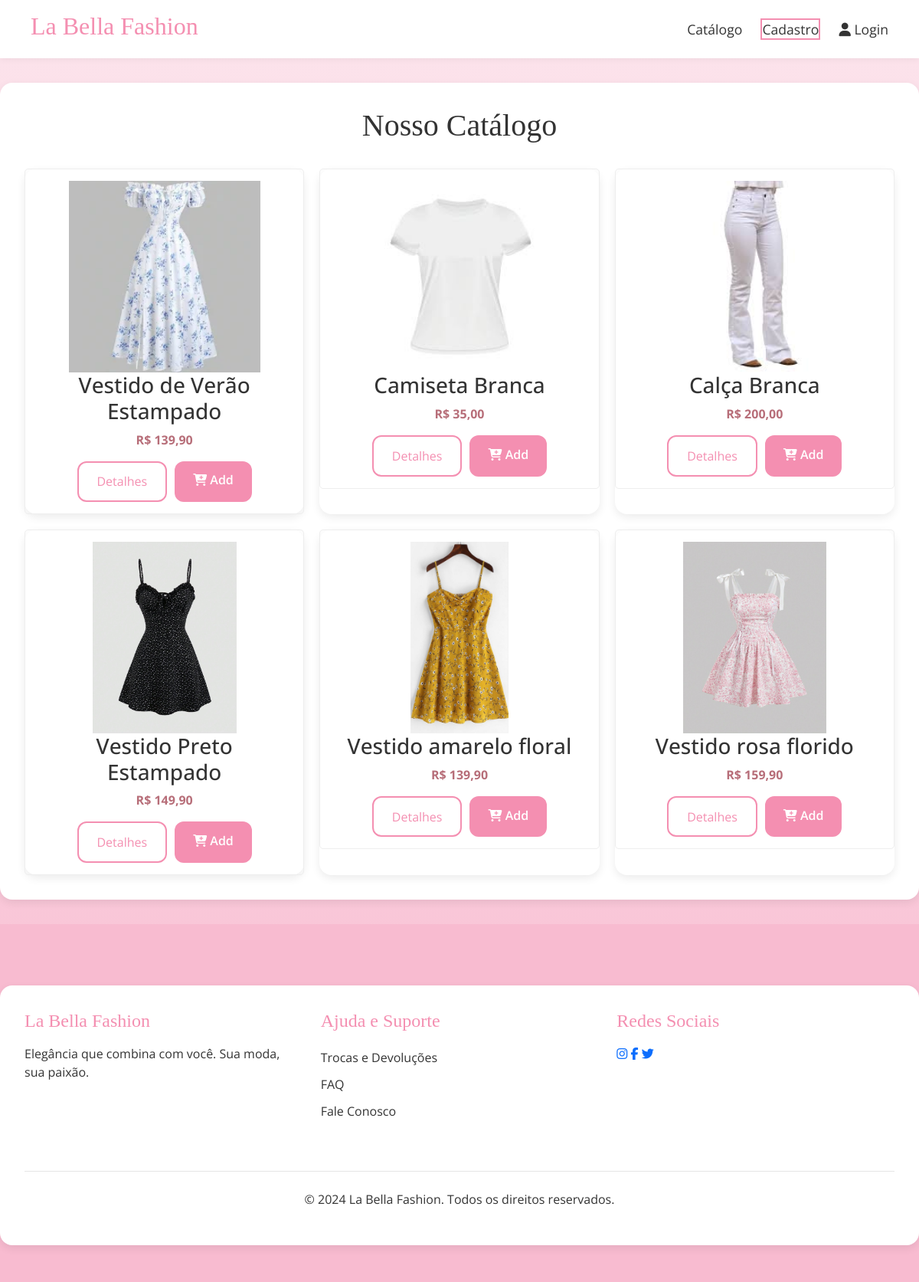
/produtos/, run on the app's committed database.
### produtos/models.py (models this page shows, shortened)
class Produto(models.Model):
    nome = models.CharField(max_length=100)
    descricao = models.TextField()
    preco = models.DecimalField(max_digits=8, decimal_places=2)
    imagem = models.ImageField(upload_to='produtos/')
    categoria = models.CharField(max_length=50)

### produtos/views.py (the view)
# urls.py: path('', views.catalogo, name='catalogo'),
def catalogo(request):
    produtos = Produto.objects.all()
    return render(request, 'catalogo.html', {'produtos': produtos})

### produtos/templates/catalogo.html
{% extends 'base.html' %}
{% load static %}
{% block content %}
<div class="container">
    <h2>Nosso Catálogo</h2>
    <div class="catalog-container">
        {% for produto in produtos %}
        <div class="product-card">
            <div class="product-item">
                <a href="{% url 'detalhes_produto' produto.id %}">
                    {% if produto.imagem %}
                        <img src="{{ produto.imagem.url }}" alt="{{ produto.nome }}" class="img-fluid product-image">
                    {% endif %}
                </a>
                <h3>{{ produto.nome }}</h3>
                <p class="product-price">R$ {{ produto.preco|floatformat:2 }}</p>
                <div class="product-actions">
                    <a href="{% url 'detalhes_produto' produto.id %}" class="btn btn-secondary btn-sm">Detalhes</a>
                    {% if user.is_authenticated %}
                        <form hx-post="{% url 'pedido:adicionar_ao_carrinho' produto.id %}" hx-trigger="submit" class="d-inline">
                            {% csrf_token %}
                            <button type="submit" class="btn btn-primary btn-sm">
                                <i class="fas fa-cart-plus"></i> Add
                            </button>
                        </form>
                    {% else %}
                        <a href="{% url 'usuario:cadastrar' %}?next={{ request.path }}" class="btn btn-primary btn-sm">
                            <i class="fas fa-cart-plus"></i> Add
                        </a>
                    {% endif %}
                </div>
            </div>
        </div>
        {% endfor %}
    </div>
</div>
{% endblock %}

### djangoapp/templates/base.html (shortened to what this page needs)
{% load static %}
<!DOCTYPE html>
<html lang="pt-br">
<head>
    <link href="https://cdn.jsdelivr.net/npm/bootstrap@5.3.3/dist/css/bootstrap.min.css" rel="stylesheet">
    <link rel="stylesheet" href="https://cdnjs.cloudflare.com/ajax/libs/font-awesome/6.5.2/css/all.min.css" />
    <link rel="stylesheet" href="{% static 'style.css' %}">
</head>
<body>
    <header class="header">
        <h1><a href="{% url 'home' %}" style="text-decoration: none; color: inherit;">La Bella Fashion</a></h1>
        <nav>
            <div class="nav-links">
                <a href="{% url 'catalogo' %}">Catálogo</a>
                {% if user.is_authenticated %}
                    <a href="{% url 'pedido:ver_carrinho' %}" class="cart-icon-link">
                        <i class="fas fa-shopping-cart"></i>
                        <span id="cart-count" class="badge bg-danger rounded-pill">{{ carrinho_count|default:0 }}</span>
                    </a>
                    <a href="{% url 'usuario:meus_dados' %}" class="user-name">Olá, {{ user.first_name|default:user.username }}</a>
                    <a href="{% url 'pedido:lista_pedidos' %}">Meus Pedidos</a>
                    <a href="{% url 'usuario:logout' %}">Sair</a>
                {% else %}
                    <a href="{% url 'usuario:cadastrar' %}" class="btn-sm btn-secondary">Cadastro</a>
                    <a href="{% url 'usuario:login' %}" class="login-link">
                        <i class="fas fa-user"></i> Login
                    </a>
                {% endif %}
            </div>
        </nav>
    </header>
    <main>
        {% block content %}
        {% endblock %}
    </main>
    <footer class="footer-complete">
        <div class="container">
            <div class="row">
                <div class="col-md-4 footer-col">
                    <h5>La Bella Fashion</h5>
                    <p>Elegância que combina com você. Sua moda, sua paixão.</p>
                </div>
                <div class="col-md-4 footer-col">
                    <h5>Ajuda e Suporte</h5>
                    <ul>
                        <li><a href="#">Trocas e Devoluções</a></li>
                        <li><a href="#">FAQ</a></li>
                        <li><a href="#">Fale Conosco</a></li>
                    </ul>
                </div>
                <div class="col-md-4 footer-col">
                    <h5>Redes Sociais</h5>
                    <div class="social-links">
                        <a href="#"><i class="fab fa-instagram"></i></a>
                        <a href="#"><i class="fab fa-facebook-f"></i></a>
                        <a href="#"><i class="fab fa-twitter"></i></a>
                    </div>
                </div>
            </div>
            <div class="copyright text-center mt-4">
                <p>© 2024 La Bella Fashion. Todos os direitos reservados.</p>
            </div>
        </div>
    </footer>
    <div id="toast-container" class="toast-container position-fixed bottom-0 end-0 p-3" style="z-index: 1100"></div>
</body>
</html>

### static/style.css (style rules this page uses)
:root { --rosa-principal: #f48fb1; --rosa-claro: #fce4ec; --rosa-medio: #f8bbd0; --texto-escuro: #333; --branco: #fff; }
* { margin: 0; padding: 0; box-sizing: border-box; }
body { font-family: 'Open Sans', sans-serif; color: var(--texto-escuro); background: linear-gradient(to bottom, var(--rosa-claro), var(--rosa-medio)); min-height: 100vh; }
.header { background: var(--branco); padding: 15px 40px; display: flex; justify-content: space-between; align-items: center; box-shadow: 0 2px 8px rgba(0,0,0,0.05); }
.header h1 { font-family: 'Playfair Display', serif; font-weight: 500; font-size: 2rem; color: var(--rosa-principal); }
.nav-links a { margin-left: 20px; font-size: 1.1em; text-decoration: none; color: var(--texto-escuro); }
.btn-primary { background: var(--rosa-principal); color: var(--branco); padding: 1rem 2rem; border-radius: 50px; text-decoration: none; font-weight: 600; transition: background 0.3s; }
.container { max-width: 1200px; margin: 2rem auto; padding: 2rem; background: var(--branco); border-radius: 16px; box-shadow: 0 4px 12px rgba(0,0,0,0.08); }
h1, h2 { font-family: 'Playfair Display', serif; font-weight: 500; }
h2 { font-size: 2.5rem; margin-bottom: 2rem; color: var(--texto-escuro); text-align: center; }
button, .btn { background: var(--rosa-principal); color: var(--branco); border: none; padding: 0.8rem 1.5rem; border-radius: 12px; font-size: 1rem; cursor: pointer; transition: 0.3s; text-decoration: none; display: inline-block; text-align: center; width: 100%; }
.btn-secondary { background: var(--branco); color: var(--rosa-principal); border: 2px solid var(--rosa-principal); }
.product-card { border: none; border-radius: 16px; box-shadow: 0 4px 12px rgba(0,0,0,0.08); transition: transform 0.3s; }
.catalog-container { display: grid; grid-template-columns: repeat(3, 1fr); gap: 20px; text-align: center; }
.product-item { padding: 15px; border: 1px solid #eee; border-radius: 5px; }
.product-image { height: 250px; object-fit: cover; }
.product-price { font-weight: bold; color: #b76e79; }
.product-actions { display: flex; justify-content: center; gap: 10px; margin-top: 15px; }
.product-actions .btn { width: auto; min-width: 100px; }
.footer-complete { background: var(--rosa-medio); color: var(--texto-escuro); padding: 3rem 0 1rem; }
.footer-col { margin-bottom: 20px; }
.footer-col h5 { font-family: 'Playfair Display', serif; font-size: 1.5rem; margin-bottom: 1rem; color: var(--rosa-principal); }
.footer-col ul { list-style: none; padding: 0; }
.footer-col ul li a { color: var(--texto-escuro); text-decoration: none; line-height: 2.2; transition: color 0.3s; }
.footer-complete .copyright { border-top: 1px solid rgba(0,0,0,0.1); margin-top: 1.5rem; padding-top: 1.5rem; }

### data on the page
Produto: imagem (picture), nome "Vestido de Verão Estampado", preco "139,90"
Produto: imagem (picture), nome "Camiseta Branca", preco "35,00"
Produto: imagem (picture), nome "Calça Branca", preco "200,00"
Produto: imagem (picture), nome "Vestido Preto Estampado", preco "149,90"
Produto: imagem (picture), nome "Vestido amarelo floral", preco "139,90"
Produto: imagem (picture), nome "Vestido rosa florido", preco "159,90"
